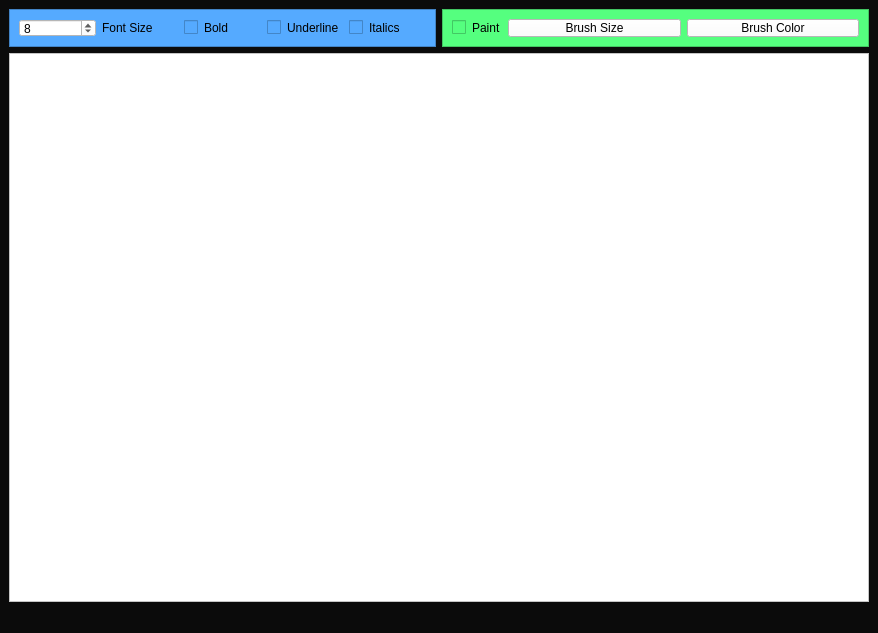
<?xml version="1.0" encoding="UTF-8"?>
<ui version="4.0">
 <class>MainWindow</class>
 <widget class="QMainWindow" name="MainWindow">
  <property name="geometry">
   <rect>
    <x>0</x>
    <y>0</y>
    <width>878</width>
    <height>633</height>
   </rect>
  </property>
  <property name="windowTitle">
   <string>MainWindow</string>
  </property>
  <property name="styleSheet">
   <string notr="true">background-color: rgb(11, 11, 11);
color: rgb(255, 255, 255);</string>
  </property>
  <widget class="QWidget" name="centralwidget">
   <layout class="QVBoxLayout" name="verticalLayout">
    <item>
     <layout class="QHBoxLayout" name="horizontalLayout">
      <item>
       <widget class="QFrame" name="fontFrame">
        <property name="minimumSize">
         <size>
          <width>426</width>
          <height>38</height>
         </size>
        </property>
        <property name="maximumSize">
         <size>
          <width>16777215</width>
          <height>38</height>
         </size>
        </property>
        <property name="styleSheet">
         <string notr="true">border-color: rgb(85, 170, 255);
background-color: rgb(85, 170, 255);
color: rgb(0, 0, 0);</string>
        </property>
        <property name="frameShape">
         <enum>QFrame::StyledPanel</enum>
        </property>
        <property name="frameShadow">
         <enum>QFrame::Raised</enum>
        </property>
        <layout class="QHBoxLayout" name="horizontalLayout_2">
         <item>
          <widget class="QSpinBox" name="fontSize">
           <property name="font">
            <font>
             <family>Segoe UI</family>
            </font>
           </property>
           <property name="styleSheet">
            <string notr="true">border-color: rgb(0, 0, 0);
background-color: rgb(255, 255, 255);</string>
           </property>
           <property name="value">
            <number>8</number>
           </property>
          </widget>
         </item>
         <item>
          <widget class="QLabel" name="label">
           <property name="font">
            <font>
             <family>Segoe UI</family>
            </font>
           </property>
           <property name="text">
            <string>Font Size</string>
           </property>
           <property name="buddy">
            <cstring>fontSize</cstring>
           </property>
          </widget>
         </item>
         <item>
          <widget class="QCheckBox" name="bold">
           <property name="minimumSize">
            <size>
             <width>76</width>
             <height>13</height>
            </size>
           </property>
           <property name="font">
            <font>
             <family>Segoe UI</family>
            </font>
           </property>
           <property name="text">
            <string>Bold</string>
           </property>
          </widget>
         </item>
         <item>
          <widget class="QCheckBox" name="underline">
           <property name="font">
            <font>
             <family>Segoe UI</family>
            </font>
           </property>
           <property name="text">
            <string>Underline</string>
           </property>
          </widget>
         </item>
         <item>
          <widget class="QCheckBox" name="italics">
           <property name="minimumSize">
            <size>
             <width>0</width>
             <height>0</height>
            </size>
           </property>
           <property name="font">
            <font>
             <family>Segoe UI</family>
            </font>
           </property>
           <property name="text">
            <string>Italics</string>
           </property>
          </widget>
         </item>
        </layout>
       </widget>
      </item>
      <item>
       <widget class="QFrame" name="drawFrame">
        <property name="minimumSize">
         <size>
          <width>426</width>
          <height>38</height>
         </size>
        </property>
        <property name="maximumSize">
         <size>
          <width>16777215</width>
          <height>38</height>
         </size>
        </property>
        <property name="styleSheet">
         <string notr="true">background-color: rgb(85, 255, 127);
border-color: rgb(85, 170, 255);
color: rgb(0, 0, 0);</string>
        </property>
        <property name="frameShape">
         <enum>QFrame::StyledPanel</enum>
        </property>
        <property name="frameShadow">
         <enum>QFrame::Raised</enum>
        </property>
        <layout class="QHBoxLayout" name="horizontalLayout_3">
         <item>
          <widget class="QCheckBox" name="paintBox">
           <property name="sizePolicy">
            <sizepolicy hsizetype="Maximum" vsizetype="Fixed">
             <horstretch>0</horstretch>
             <verstretch>0</verstretch>
            </sizepolicy>
           </property>
           <property name="text">
            <string>Paint</string>
           </property>
          </widget>
         </item>
         <item>
          <widget class="QPushButton" name="brushBox">
           <property name="sizePolicy">
            <sizepolicy hsizetype="Maximum" vsizetype="Fixed">
             <horstretch>0</horstretch>
             <verstretch>0</verstretch>
            </sizepolicy>
           </property>
           <property name="maximumSize">
            <size>
             <width>500</width>
             <height>16777215</height>
            </size>
           </property>
           <property name="styleSheet">
            <string notr="true">border-color: rgb(255, 0, 0);
alternate-background-color: rgb(255, 255, 255);
background-color: rgb(255, 255, 255);
color: rgb(0, 0, 0);

</string>
           </property>
           <property name="text">
            <string>Brush Size</string>
           </property>
          </widget>
         </item>
         <item>
          <widget class="QPushButton" name="colorBox">
           <property name="sizePolicy">
            <sizepolicy hsizetype="Maximum" vsizetype="Fixed">
             <horstretch>0</horstretch>
             <verstretch>0</verstretch>
            </sizepolicy>
           </property>
           <property name="maximumSize">
            <size>
             <width>500</width>
             <height>16777215</height>
            </size>
           </property>
           <property name="styleSheet">
            <string notr="true">border-color: rgb(255, 0, 0);
background-color: rgb(255, 255, 255);
color: rgb(0, 0, 0);</string>
           </property>
           <property name="text">
            <string>Brush Color</string>
           </property>
          </widget>
         </item>
        </layout>
       </widget>
      </item>
     </layout>
    </item>
    <item>
     <widget class="QTextEdit" name="textEdit">
      <property name="sizePolicy">
       <sizepolicy hsizetype="Expanding" vsizetype="Expanding">
        <horstretch>0</horstretch>
        <verstretch>0</verstretch>
       </sizepolicy>
      </property>
      <property name="maximumSize">
       <size>
        <width>16777215</width>
        <height>16777215</height>
       </size>
      </property>
      <property name="autoFillBackground">
       <bool>true</bool>
      </property>
      <property name="styleSheet">
       <string notr="true">border-color: rgb(255, 0, 0);
background-color: rgb(255, 255, 255);
color: rgb(0, 0, 0);</string>
      </property>
      <property name="html">
       <string>&lt;!DOCTYPE HTML PUBLIC &quot;-//W3C//DTD HTML 4.0//EN&quot; &quot;http://www.w3.org/TR/REC-html40/strict.dtd&quot;&gt;
&lt;html&gt;&lt;head&gt;&lt;meta name=&quot;qrichtext&quot; content=&quot;1&quot; /&gt;&lt;style type=&quot;text/css&quot;&gt;
p, li { white-space: pre-wrap; }
&lt;/style&gt;&lt;/head&gt;&lt;body style=&quot; font-family:'MS Shell Dlg 2'; font-size:8.25pt; font-weight:400; font-style:normal;&quot;&gt;
&lt;p style=&quot;-qt-paragraph-type:empty; margin-top:0px; margin-bottom:0px; margin-left:0px; margin-right:0px; -qt-block-indent:0; text-indent:0px;&quot;&gt;&lt;br /&gt;&lt;/p&gt;&lt;/body&gt;&lt;/html&gt;</string>
      </property>
     </widget>
    </item>
   </layout>
  </widget>
  <widget class="QStatusBar" name="statusbar"/>
  <action name="actionNew">
   <property name="text">
    <string>New</string>
   </property>
  </action>
  <action name="actionOpen">
   <property name="text">
    <string>Open</string>
   </property>
  </action>
  <action name="actionSave">
   <property name="text">
    <string>Save</string>
   </property>
  </action>
  <action name="actionSave_as">
   <property name="text">
    <string>Save as</string>
   </property>
  </action>
  <action name="actionCopy">
   <property name="text">
    <string>Copy</string>
   </property>
  </action>
  <action name="actionCut">
   <property name="text">
    <string>Cut</string>
   </property>
  </action>
  <action name="actionPaste">
   <property name="text">
    <string>Paste</string>
   </property>
  </action>
  <action name="actionRedo">
   <property name="text">
    <string>Redo</string>
   </property>
  </action>
  <action name="actionUndo">
   <property name="text">
    <string>Undo</string>
   </property>
  </action>
 </widget>
 <resources/>
 <connections>
  <connection>
   <sender>underline</sender>
   <signal>toggled(bool)</signal>
   <receiver>textEdit</receiver>
   <slot>setFontUnderline(bool)</slot>
   <hints>
    <hint type="sourcelabel">
     <x>189</x>
     <y>53</y>
    </hint>
    <hint type="destinationlabel">
     <x>200</x>
     <y>166</y>
    </hint>
   </hints>
  </connection>
 </connections>
</ui>
